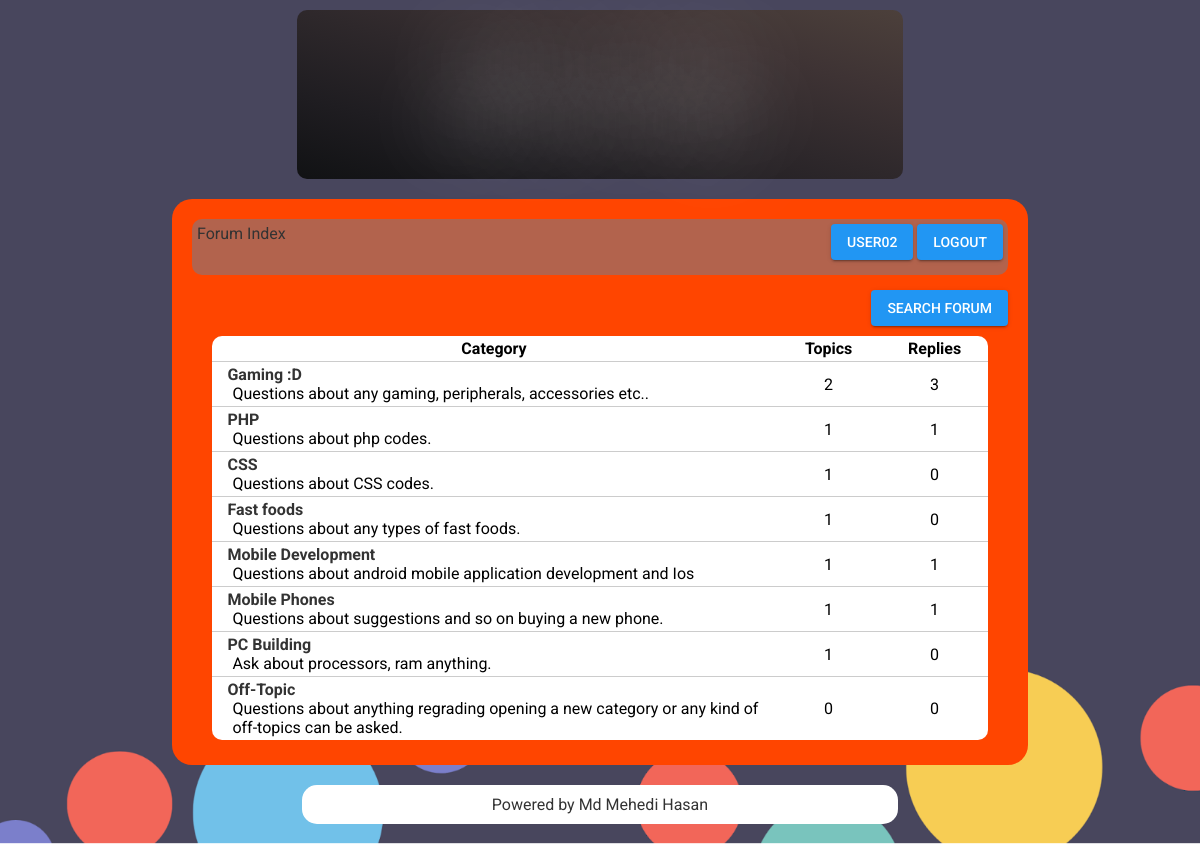
Screenshot of / (signed in) with the database file from the repository.
### tables this page shows
CREATE TABLE `categories` (
  `id` smallint(6) NOT NULL,
  `name` varchar(256) NOT NULL,
  `description` text NOT NULL,
  `position` smallint(6) NOT NULL
);

### config.php (called while the page is built, shortened)
<?php
$admin='admin1';
$url_home = 'index.php';
$design = 'default';
?>

### index.php (the view, shortened to what this page needs)
<?php
include('config.php');
?>
<!DOCTYPE html>
<html>
    <head>
        <link href="<?php echo $design; ?>/style.css" rel="stylesheet" title="Style" />
    </head>
    <body>
    	<div class="header">
        	<a href="<?php echo $url_home; ?>"> <span class="headtext" style="font-size:350%;margin-top:-5px;"> How To Do Something?</span>
	    </div>
        <div class="content">
<?php
if(isset($_SESSION['username']))
{
?>
<div class="box">
	<div class="box_left">
    	<a href="<?php echo $url_home; ?>">Forum Index</a>
    </div>
	<div class="box_right">
    	<a class="pure-material-button-contained" href="profile.php?id=<?php echo $_SESSION['userid']; ?>"><?php echo htmlentities($_SESSION['username'], ENT_QUOTES, 'UTF-8'); ?></a> <a class="pure-material-button-contained" href="login.php">Logout</a>
    </div>
</div>
<?php
}
?>
<?php
if(isset($_SESSION['username']) and $_SESSION['username']!=$admin)
{
?>
	<span><a href="search.php" style="text-align: right;float: right;" class="pure-material-button-contained" target="_blank">Search Forum</a> </span>
<?php
}
?>
<table class="categories_table">
	<tr>
    	<th class="forum_cat">Category</th>
    	<th class="forum_ntop">Topics</th>
    	<th class="forum_nrep">Replies</th>
	</tr>
<?php
$dn1 = mysqli_query($con,'select c.id, c.name, c.description, c.position, (select count(t.id) from topics as t where t.parent=c.id and t.id2=1) as topics, (select count(t2.id) from topics as t2 where t2.parent=c.id and t2.id2!=1) as replies from categories as c group by c.id order by c.position asc');
while($dnn1 = mysqli_fetch_array($dn1))
{
?>
	<tr>
    	<td class="forum_cat"><a href="list_topics.php?parent=<?php echo $dnn1['id']; ?>" class="title"><?php echo htmlentities($dnn1['name'], ENT_QUOTES, 'UTF-8'); ?></a>
        <div class="description"><?php echo $dnn1['description']; ?></div></td>
    	<td><?php echo $dnn1['topics']; ?></td>
    	<td><?php echo $dnn1['replies']; ?></td>
    </tr>
<?php
}
?>
</table>
		</div>
		<div class="foot"><a href="http://www.mmhasanovee.xyz">Powered by Md Mehedi Hasan</div>
	</body>
</html>

### default/style.css (style rules this page uses)
* { font-family: Roboto, sans-serif; padding: 0; margin: 0; }
.pure-material-button-contained { position: relative; display: inline-block; box-sizing: border-box; border: none; border-radius: 4px; padding: 0 16px; min-width: 64px; height: 36px; vertical-align: middle; text-align: center; text-overflow: ellipsis; text-transform: uppercase; color: rgb(var(--pure-material-onprimary-rgb, 255, 255, 255)); background-color: rgb(var(--pure-material-primary-rgb, 33, 150, 243)); box-shadow: 0 3px 1px -2px rgba(0, 0, 0, 0.2), 0 2px 2px 0 rgba(0, 0, 0, 0.14), 0 1px 5px 0 rgba(0, 0, 0, 0.12); font-family: var(--pure-material-font, "Roboto", "Segoe UI", BlinkMacSystemFont, system-ui, -apple-system); font-size: 14px; font-weight: 500; line-height: 36px; overflow: hidden; outline: none; cursor: pointer; transition: box-shadow 0.2s; margin-bottom: 10px; }
.pure-material-button-contained::before { content: ""; position: absolute; top: 0; bottom: 0; left: 0; right: 0; background-color: rgb(var(--pure-material-onprimary-rgb, 255, 255, 255)); opacity: 0; transition: opacity 0.2s; }
.pure-material-button-contained::after { content: ""; position: absolute; left: 50%; top: 50%; border-radius: 50%; padding: 50%; width: 32px; height: 32px; background-color: rgb(var(--pure-material-onprimary-rgb, 255, 255, 255)); opacity: 0; transform: translate(-50%, -50%) scale(1); transition: opacity 1s, transform 0.5s; }
.headtext { font: 700 4em/1 "Oswald", sans-serif; letter-spacing: 0; padding: .25em 0 .325em; display: block; margin: 0 auto; text-shadow: 0 0 80px rgba(255,255,255,.5); background: url(http://f.cl.ly/items/010q3E1u3p2Q0j1L1S1o/animated_text_fill.png) repeat-y; -webkit-background-clip: text; background-clip: text; -webkit-text-fill-color: transparent; -webkit-animation: aitf 80s linear infinite; -webkit-transform: translate3d(0,0,0); -webkit-backface-visibility: hidden; }
* { margin:0px; padding:0px; }
body { background-image: url('images/background.png'); background-repeat: no-repeat; background-attachment: fixed; background-position: center; background-size: cover; padding-left:10%; padding-right:10%; font-family: 'Livvic', sans-serif; }
a { text-decoration:none; color:#333333; }
img, table, tr, td { border:0px; }
table { border-spacing:0px; background:#ffffff; -moz-border-radius:10px; -webkit-border-radius:10px; border-radius:10px; padding:0px; width:95%; margin:5px auto 5px auto; }
tr { -moz-border-radius:5px; -webkit-border-radius:5px; border-radius:5px; margin:0px; }
td, th { margin:0px; border:0px; padding:3px; text-align:center; }
.header { margin:auto; margin-top:10px; padding:15px; background-image: linear-gradient(to right top, #111214, #1f1d21, #2e282b, #3e3334, #4c403b); width:60%; -moz-border-radius:20px; -webkit-border-radius:20px; border-radius:10px; text-align:center; }
.foot { text-align:center; background-color: white; width:60%; -moz-border-radius:15px; -webkit-border-radius:15px; border-radius:15px; padding:10px; margin:20px auto; }
.content { background-color: orangered; width:85%; -moz-border-radius:20px; -webkit-border-radius:20px; border-radius:20px; margin:auto; padding:20px; margin-top:20px; }
.box_left { float:left; }
.box_right { float:right; }
.box { background:url('images/bluec_30p.png'); -moz-border-radius:10px; -webkit-border-radius:10px; border-radius:10px; margin:auto; padding:5px; margin-bottom:15px; }
.forum_ntop, .forum_nrep, .forum_act, .forum_auth { width:100px; }
td.forum_cat, td.forum_tops { padding-left:15px; text-align:left; }
.categories_table td, .categories_table th, .topics_table td, .topics_table th, .list_pm td, .list_pm th { border-bottom:1px solid #cccccc; }
.categories_table tr:last-child td, .topics_table tr:last-child td, .list_pm tr:last-child td { border-bottom:0px; }
td.forum_cat .title { font-weight:bold; }
td.forum_cat .description { padding-left:5px; }

### rows the page displays
categories: name "Gaming :D", description "Questions about any gaming, peripherals, accessories etc..", topics "2", replies "3"
categories: name "PHP", description "Questions about php codes.", topics "1", replies "1"
categories: name "CSS", description "Questions about CSS codes.", topics "1", replies "0"
categories: name "Fast foods", description "Questions about any types of fast foods.", topics "1", replies "0"
categories: name "Mobile Development", description "Questions about android mobile application development and Ios", topics "1", replies "1"
categories: name "Mobile Phones", description "Questions about suggestions and so on buying a new phone.", topics "1", replies "1"
categories: name "PC Building", description "Ask about processors, ram anything.", topics "1", replies "0"
categories: name "Off-Topic", description "Questions about anything regrading opening a new category or any kind of off-topics can be asked.", topics "0", replies "0"

### other values shown
$_SESSION['username'] "USER…"
